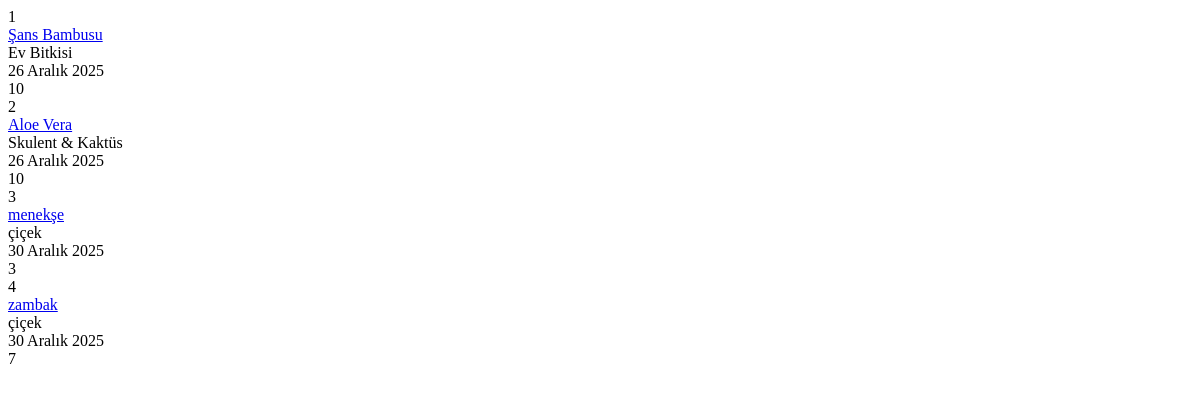
Before: /plant/index with the older database file.
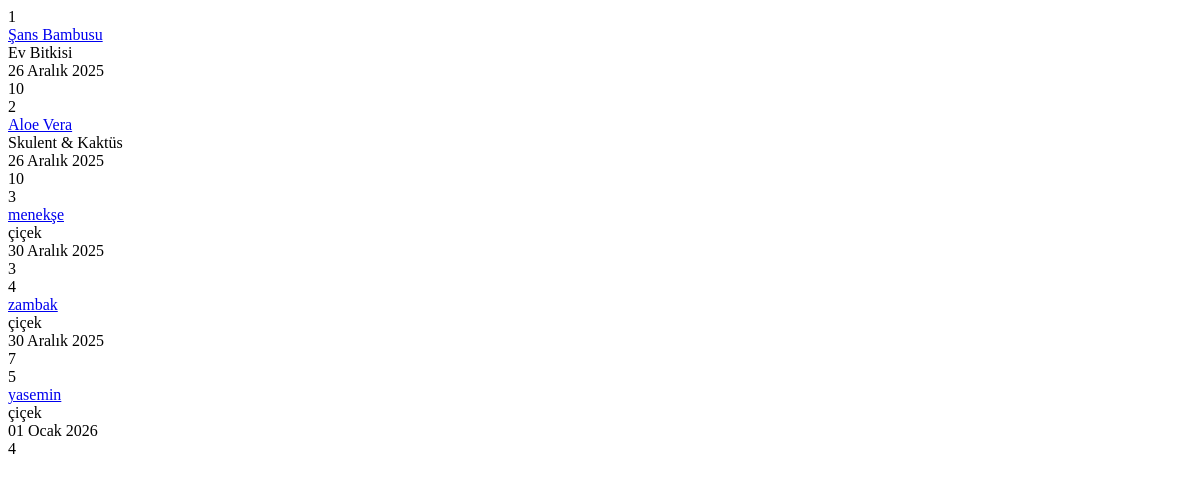
After: the same page with the newer database file.
### plants/models.py (models this page shows, shortened)
class Plant(models.Model):
    name= models.CharField(max_length=100, verbose_name="Bitki Adı ")
    species = models.CharField(max_length=100, blank=True, verbose_name="Bitki Türü ")
    added_date = models.DateField(verbose_name="Ekleme Tarihi ", auto_now_add=True)
    photo = models.ImageField(upload_to="plant_photos/", blank=True, null=True, verbose_name="Resim Ekle ")  # Fotoğraf
    location = models.CharField(max_length=100, choices=LOCATION_CHOICES, blank=True, verbose_name="Evdeki Konumu")
    irrigation_frequency = models.PositiveIntegerField(verbose_name="Sulama Sıklığı (Gün)")
    def get_absolute_url(self):
        return reverse('plant:detail', args=[str(self.id)])

### plants/views.py (the view)
# urls.py: path('index',plant_index,name='index'),
def plant_index(request):
    plants=Plant.objects.all()
    return render(request,'plant/index.html',{'plants':plants})

### templates/plant/index.html (shortened to what this page needs)
<!DOCTYPE html>
<html lang="en">
<head>
</head>
<body>
    {% for plant in plants %}
        {{plant.id}}<br>
        <a href="{{plant.get_absolute_url}}">{{plant.name}}</a><br>
        {{plant.species}}<br>
        {{plant.added_date}}<br>
        {{plant.irrigation_frequency}}<br>
    {% endfor %}
</body>
</html>

Changed rows visible on the page:
added Plant: id "5", name "yasemin", species "çiçek", added_date "01 Ocak 2026", irrigation_frequency "4"
